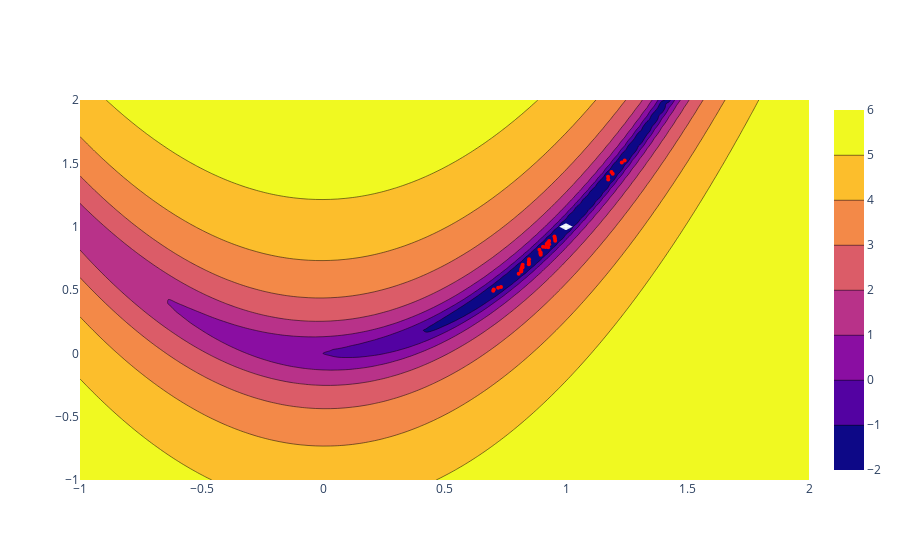

Notebook source saved alongside this figure:
### Code cell
# Initial set of samples
downselect_ratio = 0.3
yaml_string = """
type: best_candidate
num_samples: 30
# previous_samples: samples.csv # optional
# cost_variable: Z   # required if previous_samples is provided
parameters:
    X:
        min: -1
        max: 2
    Y:
        min: -1
        max: 2
"""
sample_dictionary = yaml_string_to_dict(yaml_string)

sampler = new_sampler(sample_dictionary)
samples = sampler.get_samples()

for sample in samples:
    sample['Z'] = rosenbrock_xy(sample['X'], sample['Y'])

print(f"samples ({len(samples)}):")
df = pd.DataFrame(samples)
# Display the 5 smallest elements of 'Z'
smallest_values = df['Z'].nsmallest(5).to_list()

iterations = 20
print(f"5 smallest {iterations}: {smallest_values}")
while iterations > 0:
    # Create a temporary directory
    temp_dir = tempfile.mkdtemp()
    temp_file = os.path.join(temp_dir, "temp.csv")
    df.to_csv(temp_file)

    # next set of samples
    yaml_string = f"""
    type: best_candidate
    num_samples: 30
    previous_samples: {temp_file} # optional
    cost_variable: Z   # required if previous_samples is provided
    cost_target: 0.1   # optional
    parameters:
        X:
            min: -1
            max: 2
        Y:
            min: -1
            max: 2
    """
    sample_dictionary = yaml_string_to_dict(yaml_string)

    sampler = new_sampler(sample_dictionary)
    samples = sampler.get_samples()
    if len (samples) == 0:
        print("no more samples")
        break

    for sample in samples:
        sample['Z'] = rosenbrock_xy(sample['X'], sample['Y'])

    print(f"samples ({len(samples)}):")
    df_new = pd.DataFrame(samples)
    df = pd.concat([df, df_new], ignore_index=True)

    smallest_values = df['Z'].nsmallest(5).to_list()
    print(f"5 smallest {iterations}: {smallest_values}")

    shutil.rmtree(temp_dir)
    iterations -= 1
    
selected_rows = df[df['Z'] <= 0.1]

# Contour plot
x_values = np.linspace(-1, 2, 100)  # Generate x values between -1 and 2
y_values = np.linspace(-1, 2, 100)  # Generate y values between -1 and 2
X, Y = np.meshgrid(x_values, y_values)
Z = np.log(rosenbrock_xy(X, Y))

fig = go.Figure(data=[
    go.Contour(
        z=Z,
        x=x_values,
        y=y_values,
        zmin=-2,  # Set z minimum value
        zmax=6,   # Set z maximum value 
    ),
    go.Scatter(
        x=selected_rows["X"],
        y=selected_rows["Y"],
        mode="markers",
        marker=dict(
            color="red",
            size=4,
            symbol="circle"
        ),
        name="Samples"
    )
])
fig.show()

### Figure 1 — Plotly figure (JSON) as saved in the notebook; plotly's stock layout.template omitted (floating-point values rounded to 4 significant figures; data arrays with more than 128 entries replaced by an {"elided": "..."} marker saying what was removed)
{"data": [{"type": "contour", "x": [-1, -0.9697, -0.9394, -0.9091, -0.8788, -0.8485, -0.8182, -0.7879, -0.7576, -0.7273, -0.697, -0.6667, -0.6364, -0.6061, -0.5758, -0.5455, -0.5152, -0.4848, -0.4545, -0.4242, -0.3939, -0.3636, -0.3333, -0.303, -0.2727, -0.2424, -0.2121, -0.1818, -0.1515, -0.1212, -0.09091, -0.06061, -0.0303, 0, 0.0303, 0.06061, 0.09091, 0.1212, 0.1515, 0.1818, 0.2121, 0.2424, 0.2727, 0.303, 0.3333, 0.3636, 0.3939, 0.4242, 0.4545, 0.4848, 0.5152, 0.5455, 0.5758, 0.6061, 0.6364, 0.6667, 0.697, 0.7273, 0.7576, 0.7879, 0.8182, 0.8485, 0.8788, 0.9091, 0.9394, 0.9697, 1, 1.03, 1.061, 1.091, 1.121, 1.152, 1.182, 1.212, 1.242, 1.273, 1.303, 1.333, 1.364, 1.394, 1.424, 1.455, 1.485, 1.515, 1.545, 1.576, 1.606, 1.636, 1.667, 1.697, 1.727, 1.758, 1.788, 1.818, 1.848, 1.879, 1.909, 1.939, 1.97, 2], "y": [-1, -0.9697, -0.9394, -0.9091, -0.8788, -0.8485, -0.8182, -0.7879, -0.7576, -0.7273, -0.697, -0.6667, -0.6364, -0.6061, -0.5758, -0.5455, -0.5152, -0.4848, -0.4545, -0.4242, -0.3939, -0.3636, -0.3333, -0.303, -0.2727, -0.2424, -0.2121, -0.1818, -0.1515, -0.1212, -0.09091, -0.06061, -0.0303, 0, 0.0303, 0.06061, 0.09091, 0.1212, 0.1515, 0.1818, 0.2121, 0.2424, 0.2727, 0.303, 0.3333, 0.3636, 0.3939, 0.4242, 0.4545, 0.4848, 0.5152, 0.5455, 0.5758, 0.6061, 0.6364, 0.6667, 0.697, 0.7273, 0.7576, 0.7879, 0.8182, 0.8485, 0.8788, 0.9091, 0.9394, 0.9697, 1, 1.03, 1.061, 1.091, 1.121, 1.152, 1.182, 1.212, 1.242, 1.273, 1.303, 1.333, 1.364, 1.394, 1.424, 1.455, 1.485, 1.515, 1.545, 1.576, 1.606, 1.636, 1.667, 1.697, 1.727, 1.758, 1.788, 1.818, 1.848, 1.879, 1.909, 1.939, 1.97, 2], "z": {"elided": "100x100 float values"}, "zmax": 6, "zmin": -2}, {"marker": {"color": "red", "size": 4, "symbol": "circle"}, "mode": "markers", "name": "Samples", "type": "scatter", "x": [0.8478, 1.23, 0.8906, 1.187, 0.8162, 0.7207, 0.9261, 1.173, 0.8053, 0.8959, 0.8471, 0.9546, 0.9155, 0.7006, 0.8199, 0.8157, 1.174, 0.8951, 0.8469, 1.241, 0.9525, 0.9555, 1.192, 0.9307, 0.9307, 0.7325, 0.9266, 0.8211, 0.9201, 0.8217, 0.9053, 0.847, 0.7028, 0.895, 0.8158], "y": [0.7424, 1.506, 0.8177, 1.432, 0.6671, 0.5171, 0.8744, 1.394, 0.6277, 0.7773, 0.7024, 0.9063, 0.84, 0.4936, 0.688, 0.6462, 1.373, 0.7979, 0.7224, 1.522, 0.923, 0.8896, 1.417, 0.8605, 0.8873, 0.5228, 0.8376, 0.677, 0.8625, 0.6986, 0.8417, 0.7125, 0.5033, 0.7872, 0.6561]}], "layout": {}}
